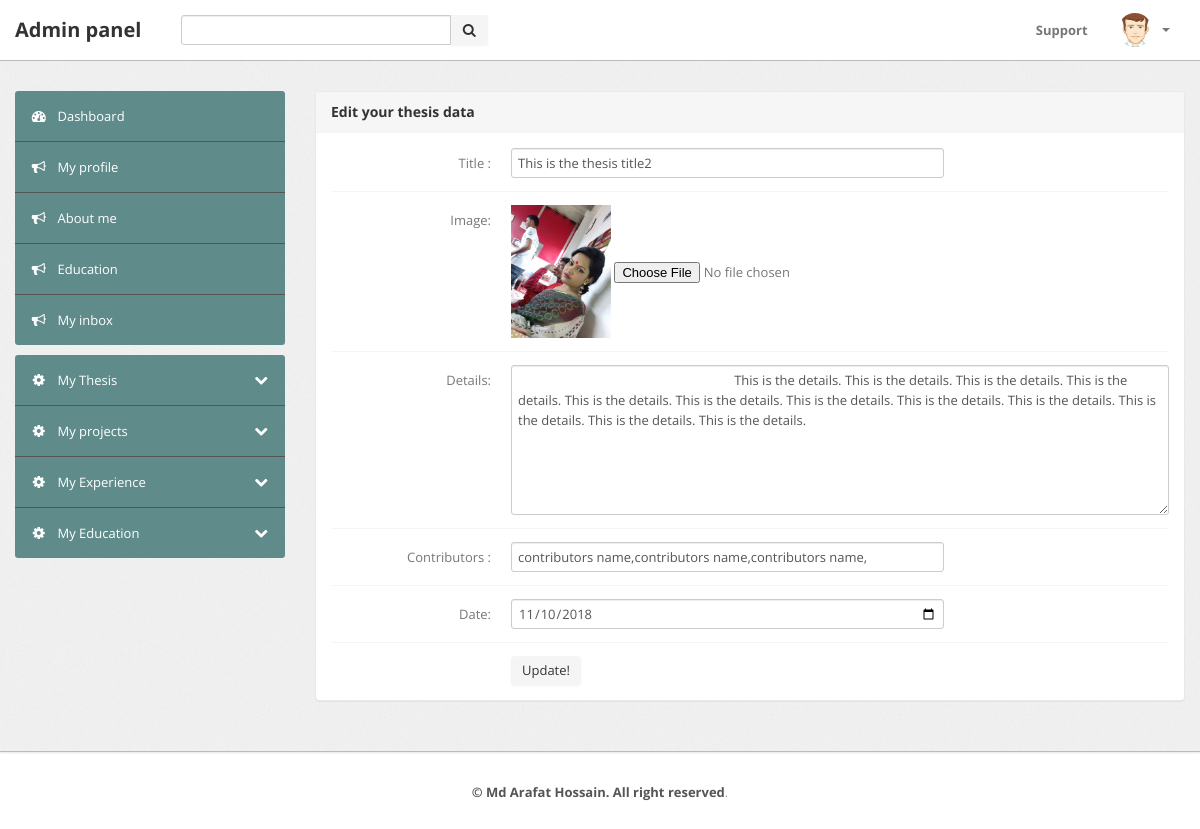
/website/admin/editthesis.php?editId=2 (signed in), run on the app's committed database.
### tables this page shows
CREATE TABLE `thesis` (
  `id` int(11) NOT NULL,
  `title` varchar(255) NOT NULL,
  `image` varchar(255) NOT NULL,
  `description` text NOT NULL,
  `contributors` varchar(500) NOT NULL,
  `dat` date NOT NULL
);

### website/admin/lib/Database.php (called while the page is built, shortened)
<?php
Class Database{
	public $host   = DB_HOST;
	public $user   = DB_USER;
	public $pass   = DB_PASS;
	public $dbname = DB_NAME;
	public $link;
	private function connectDB(){
	$this->link = new mysqli($this->host, $this->user, $this->pass, $this->dbname);
 }
	public function select($query){
		$result = $this->link->query($query) or die($this->link->error.__LINE__);
		if($result->num_rows > 0){
			return $result;
		} else {
			return false;
		}
	}
}

### website/admin/editthesis.php (the view, shortened to what this page needs)
<?php include 'inc/header.php'; ?>
<?php include 'inc/sidebar.php'; ?>
<?php
    if(!isset($_GET['editId']) || $_GET['editId']==NULL){
        echo "<script>location.href = 'listproject.php';</script>";
    }else{
        $editId = $_GET['editId'];
    }
?>
    <div class="span9">
        <div class="content">
        <div class="module">
            <div class="module-head">
                <h3>Edit your thesis data</h3>
            </div>
            <div class="module-body">
            <?php
                $querySelect = "SELECT * FROM thesis WHERE id='$editId'";
                $data = $db->select($querySelect);
                if($data){
                    while($result = $data->fetch_assoc()){
            ?>
                <form class="form-horizontal row-fluid" action="" method="post" enctype="multipart/form-data">
                    <div class="control-group">
                        <label class="control-label" for="basicinput">Title : </label>
                        <div class="controls">
                            <input type="text" id="name" name="title" value="<?php echo $result['title']; ?>" class="span8">
                        </div>
                    </div>
                    <div class="control-group">
                        <label class="control-label" for="basicinput">Image: </label>
                        <div class="controls">
                            <img src="<?php echo $result['image']; ?>" width="100px" height="80px" />
                            <input type="file" name="image"/>
                        </div>
                    </div>
                    <div class="control-group">
                        <label class="control-label" for="basicinput">Details: </label>
                        <div class="controls">
                            <textarea class="span12" rows="7" name="description">
                                <?php echo $result['description']; ?>
                            </textarea>
                        </div>
                    </div>
                    <div class="control-group">
                        <label class="control-label" for="basicinput">Contributors : </label>
                        <div class="controls">
                            <input type="text" id="student" name="contributors" value="<?php echo $result['contributors']; ?>" class="span8">
                        </div>
                    </div>
                    <div class="control-group">
                        <label class="control-label" for="basicinput">Date: </label>
                        <div class="controls">
                            <input type="date" id="sesson" name="dat" value="<?php echo $result['dat']; ?>" class="span8">
                        </div>
                    </div>
                    <div class="control-group">
                        <div class="controls">
                            <button type="submit" name="submit" class="btn">Update!</button>
                        </div>
                    </div>
                </form>
            <?php } } ?>
            </div>
        </div>
        </div>
    </div>
<?php include 'inc/footer.php'; ?>

### website/admin/css/theme.css (style rules this page uses)
body { font-size: 13px; font-family: 'Open Sans', Arial, sans-serif; background: #fff; color: #777 }
h1, h2, h3, h4, h5, h6 { color: #333; margin-top: 0 }
h3 { font-size: 20px }
form { margin: 0 }
select, textarea, input[type="text"], input[type="password"], input[type="datetime"], input[type="datetime-local"], input[type="date"], input[type="month"], input[type="time"], input[type="week"], input[type="number"], input[type="email"], input[type="url"], input[type="search"], input[type="tel"], input[type="color"], .uneditable-input, label, input, button, select, textarea { -webkit-border-radius: 3px; -moz-border-radius: 3px; border-radius: 3px; font-size: 13px; font-family: 'Open Sans', Tahoma, Arial, sans-serif }
.module { background: #fff; -webkit-border-radius: 3px; -moz-border-radius: 3px; border-radius: 3px; border: 1px solid #ccc; border-bottom-color: #bbb; -webkit-box-shadow: 0 0 1px rgba(0,0,0,0.2); -moz-box-shadow: 0 0 1px rgba(0,0,0,0.2); box-shadow: 0 0 1px rgba(0,0,0,0.2); margin-bottom: 30px }
.form-horizontal .control-group, .form-vertical .control-group { margin-bottom: 0 }
.form-horizontal .control-group+.control-group, .form-vertical .control-group+.control-group { margin-top: 13px; padding-top: 13px; border-top: 1px solid #f5f5f5 }
.btn, .btn-box { -webkit-border-radius: 3px; -moz-border-radius: 3px; border-radius: 3px }
.btn { font-size: 13px; font-weight: 600 }
.btn { display: inline-block; margin-bottom: 0; font-weight: 400; text-align: center; vertical-align: middle; cursor: pointer; background-image: none; border: 1px solid transparent; white-space: nowrap; padding: 4px 10px; font-size: 13px; line-height: 1.42857; border-radius: 4px; -webkit-user-select: none; -moz-user-select: none; -ms-user-select: none; user-select: none }
.module { box-shadow: 0 0 3px rgba(0,0,0,.1); border-color: #e9e9e9; margin-bottom: 20px; background-color: #fff; border-radius: 4px; -webkit-box-shadow: 0 1px 1px rgba(0,0,0,.05); box-shadow: 0 1px 1px rgba(0,0,0,.05); }
.module-head { color: #767676; background-color: #f6f6f6; border-color: #e9e9e9; padding: 10px 15px; border-bottom: 1px solid transparent; border-top-right-radius: 3px; border-top-left-radius: 3px; }
.module-head h3 { font-size: 14px; line-height: 20px; height: 20px; margin: 0 }
.module-body { padding: 15px }

### data on the page
thesis: title "This is the thesis title2", image (picture), description "This is the details. This is the details. This is the details. This is the details. This is the details. This is the details. This is the details. This is the details. This is the details. This is the details. This is the details. This is the details.", contributors "contributors name,contributors name,contributors name,", dat "11/10/2018"
